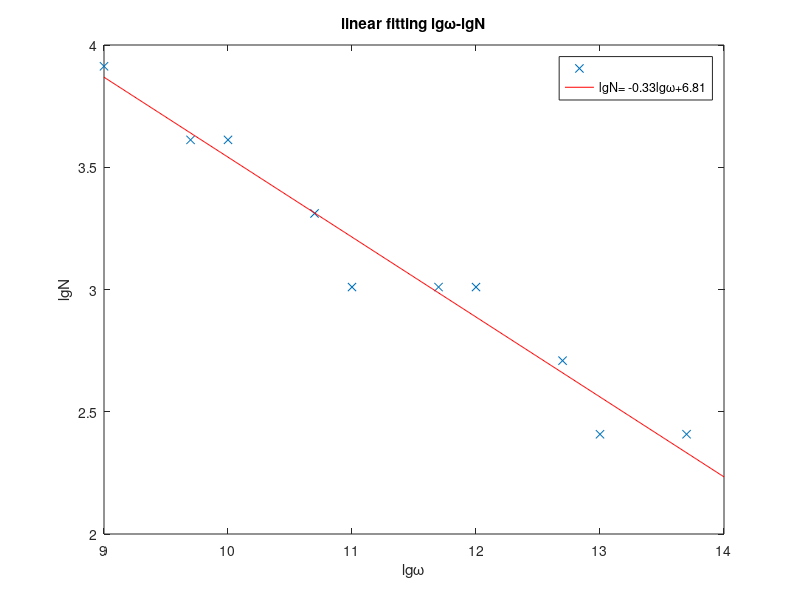

The MATLAB source for this figure:
%lg(0.025)=-1.602
w=[9,9.698,10,10.698,11,11.698,12,12.698,13,13.698];
n=[3.913,3.612,3.612,3.311,3.010,3.010,3.010,2.709,2.408,2.408];

p=polyfit(w,n,1);
w2=9:0.01:14;
n2=polyval(p,w2);
%p=[-0.3269,6.8108]
plot(w,n,'x',w2,n2,'r')

title('linear fitting lg\omega-lgN')
xlabel('lg\omega')
ylabel('lgN')
legend('','lgN= -0.33lg\omega+6.81')